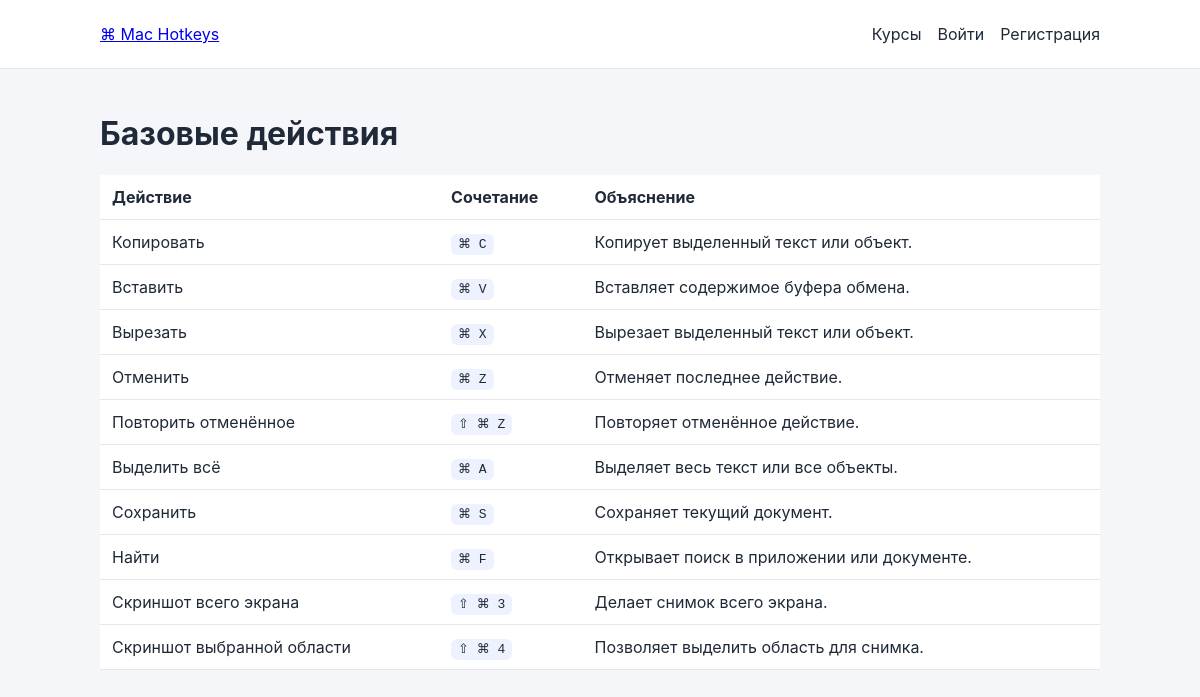
The app's page /courses/osnovy/bazovye-deystviya/, older data.
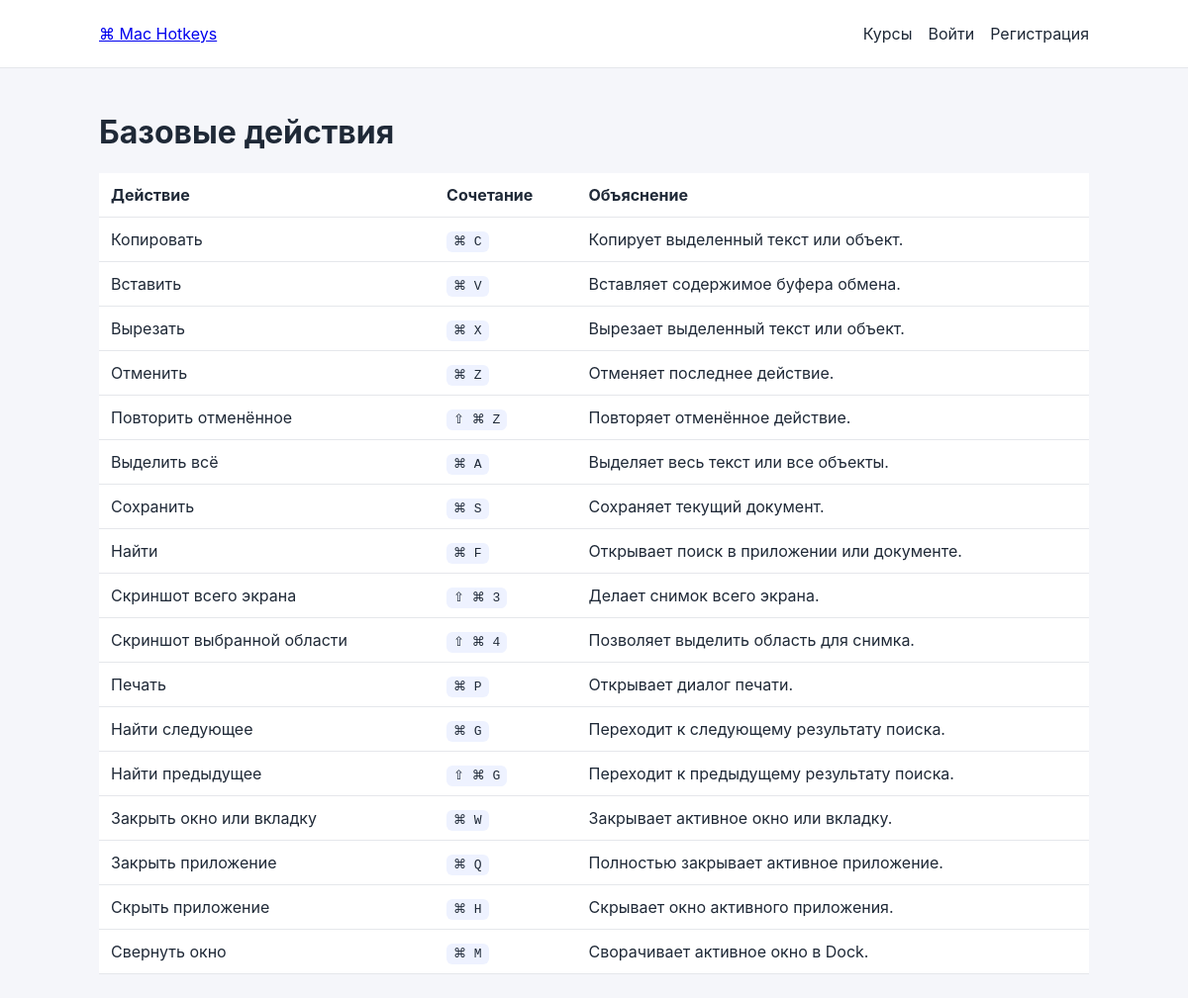
The same page, newer data.
### trainer/models.py (models this page shows, shortened)
class Hotkey(models.Model):
    lesson = models.ForeignKey(
        Lesson,
        on_delete=models.CASCADE,
        related_name='hotkeys',
        verbose_name='Урок',
    )
    action = models.CharField('Действие', max_length=200)
    keys = models.CharField('Сочетание клавиш', max_length=100)
    explanation = models.TextField('Объяснение', blank=True)
    difficulty = models.PositiveSmallIntegerField(
        'Сложность',
        default=1,
        choices=[
            (1, 'Легкая'),
            (2, 'Средняя'),
            (3, 'Сложная'),
        ],
    )
    is_active = models.BooleanField('Активна', default=True)
    physical = models.BooleanField(
        'Доступна для физической тренировки',
        default=True,
        help_text='Отключите для системных сочетаний, которые перехватывает macOS',
    )
    class Meta:
        verbose_name = 'Горячая клавиша'
        verbose_name_plural = 'Горячие клавиши'
        ordering = ['lesson__order', 'id']

### trainer/views.py (the view)
def lesson_detail(request, course_slug, lesson_slug):
    lesson = get_object_or_404(
        Lesson,
        slug=lesson_slug,
        course__slug=course_slug,
        course__is_published=True,
    )
    return render(
        request,
        'trainer/lesson_detail.html',
        {
            'lesson': lesson,
            'hotkeys': lesson.hotkeys.filter(is_active=True),
        },
    )

### trainer/templates/trainer/lesson_detail.html (shortened to what this page needs)
{% extends 'base.html' %}
{% block content %}
<h1>{{ lesson.title }}</h1>
<table class="hotkey-table">
    <thead>
        <tr>
            <th>Действие</th>
            <th>Сочетание</th>
            <th>Объяснение</th>
        </tr>
    </thead>
    <tbody>
        {% for hotkey in hotkeys %}
        <tr>
            <td>{{ hotkey.action }}</td>
            <td><code>{{ hotkey.keys }}</code></td>
            <td>{{ hotkey.explanation }}</td>
        </tr>
        {% endfor %}
    </tbody>
</table>
{% endblock %}

Row changes from the older to the newer data that the page shows:
added Hotkey: action "Печать", keys "⌘ P", explanation "Открывает диалог печати."
added Hotkey: action "Найти следующее", keys "⌘ G", explanation "Переходит к следующему результату поиска."
added Hotkey: action "Найти предыдущее", keys "⇧ ⌘ G", explanation "Переходит к предыдущему результату поиска."
added Hotkey: action "Закрыть окно или вкладку", keys "⌘ W", explanation "Закрывает активное окно или вкладку."
added Hotkey: action "Закрыть приложение", keys "⌘ Q", explanation "Полностью закрывает активное приложение."
added Hotkey: action "Скрыть приложение", keys "⌘ H", explanation "Скрывает окно активного приложения."
added Hotkey: action "Свернуть окно", keys "⌘ M", explanation "Сворачивает активное окно в Dock."
